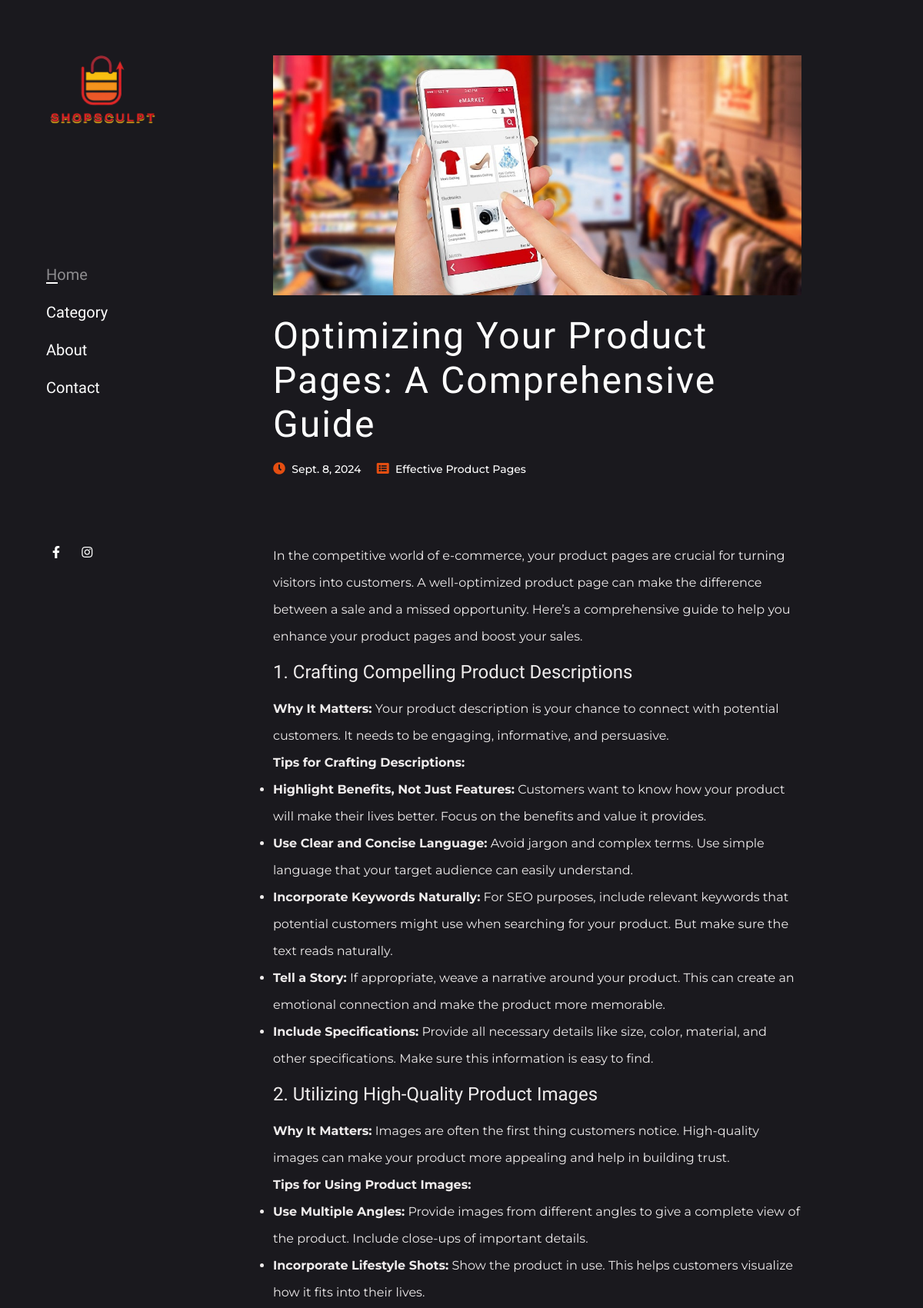
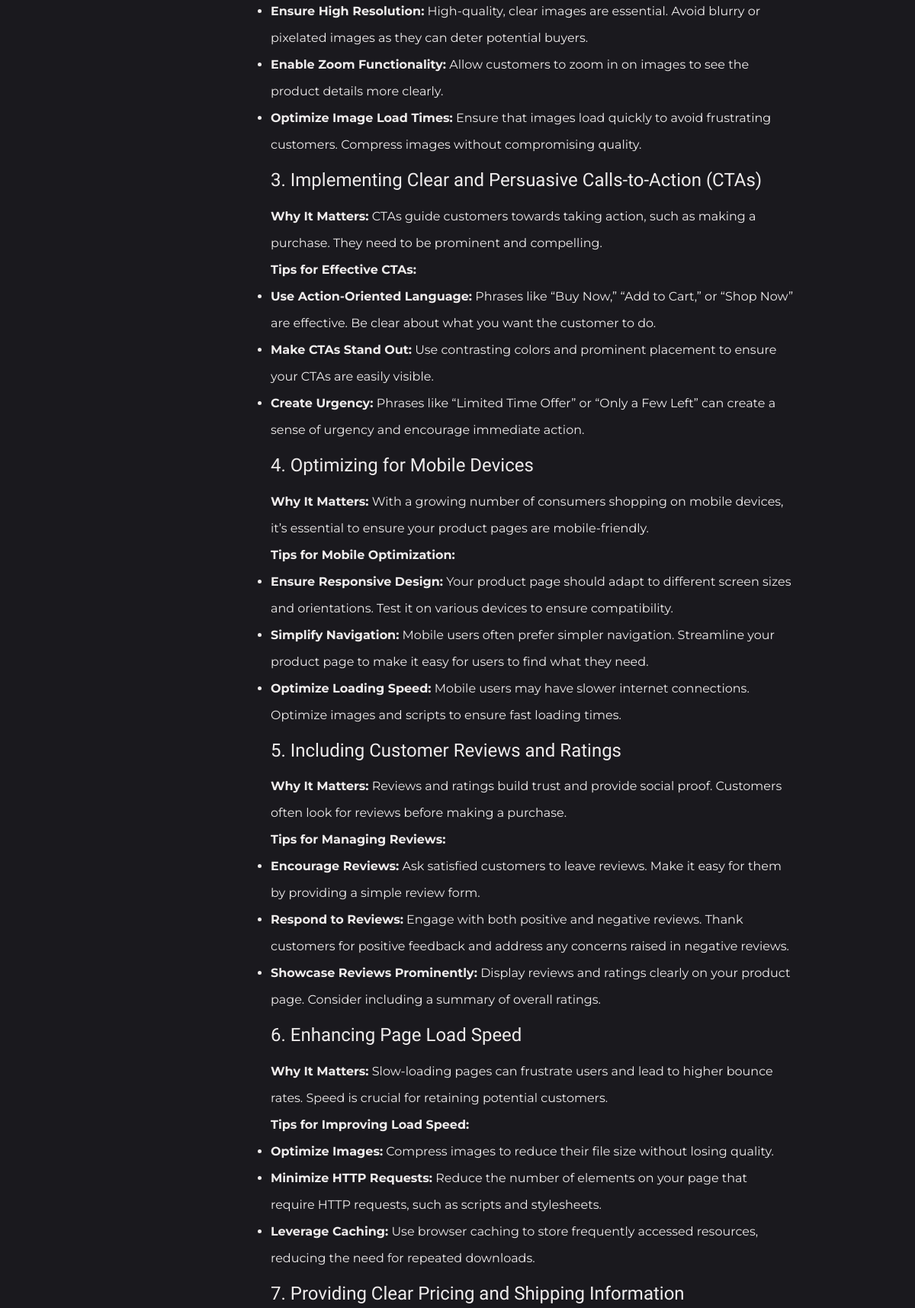
/post/optimizing-your-product-pages-a-comprehensive-guid (upper part), run on the app's committed database (2 pictures, top to bottom).
### admin_pannel/models.py (models this page shows, shortened)
class Settings(models.Model):
    site_name=models.CharField(max_length=80)
    site_title=models.CharField(max_length=80)
    logo=models.ImageField(upload_to='site_images/', default=True)
    fav_icon=models.ImageField(upload_to='site_images/')
    fb_link=models.CharField(max_length=240)
    insta_link=models.CharField(max_length=240)
    twiter_link=models.CharField(max_length=240)
    linkedin_link=models.CharField(max_length=240)
    pinterest_link=models.CharField(max_length=240)
    footer_text=models.CharField(max_length=240,default='',null=True)

class Post(models.Model):
    title= models.CharField(max_length=200,blank=True, null=True)
    desc=RichTextUploadingField(blank=True, null=True)
    image=models.ImageField(upload_to='blog_images/',null=True,blank=True)
    date=models.DateField(auto_now_add=True,blank=True, null=True)
    category=models.ForeignKey(Category, null=True,related_name='posts', on_delete=models.SET_NULL,default=True)
    author= CurrentUserField()
    featured=models.BooleanField()
    slug=AutoSlugField(populate_from='title',default=None,null=True,unique=True)

class Category(models.Model):
    cat_name=models.CharField(max_length=200)
    cat_image=models.ImageField(max_length=250,null=True,blank=True,default=True)
    slug=AutoSlugField(populate_from='cat_name',default=None,null=True,unique=True)
    def __str__(self):
        return self.cat_name

### frontend/views.py (the view)
# urls.py: path('post/<slug>', views.show_single_post,name="post"),
def show_single_post(request,slug):
    post=Post.objects.get(slug=slug)
    title=post.title + " - " + site_data.site_name
    return render(request,'frontend/single-post.html',{'post':post, 'title':title,'site_data':site_data})

### templates/frontend/single-post.html (shortened to what this page needs)
{% extends 'frontend/base.html' %}
{% block body_block %}
       <div class="container py-4 my-5">
                <div class="row justify-content-between">
                    <div class="col-lg-10" >
                        <img class="img-fluid" src="{{post.image.url}}" alt="{{post.title}}">
                        <h1 class="text-white add-letter-space mt-4">{{post.title}}</h1>
                        <ul class="post-meta mt-3 mb-4">
                            <li class="d-inline-block mr-3">
                                <span class="fas fa-clock text-primary"></span>
                                <a class="ml-1" href="#">{{post.date}}</a>
                            </li>
                            <li class="d-inline-block">
                                <span class="fas fa-list-alt text-primary"></span>
                                <a class="ml-1" href="#">{{post.category}}</a>
                            </li>
                        </ul>
                        <div class="single-desc">{{post.desc|safe}}</div>
                    </div>
                </div>
            </div>
{% endblock %}

### templates/frontend/base.html (shortened to what this page needs)
<!DOCTYPE html>
{% load static %}
<html>
<head>
    <link rel="stylesheet" href="{% static "frontend/plugins/bootstrap/bootstrap.min.css" %}">
    <link rel="stylesheet" href="{% static "frontend/plugins/fontawesome/css/all.css" %}">
    <link href="{% static "frontend/css/style.css" %}" rel="stylesheet">
</head>
<body>
    <section class="d-flex">
<aside><div class="sidenav position-sticky d-flex flex-column justify-content-between">
    <a class="navbar-brand" href="{% url 'home' %}" class="logo">
        <img src="{{ site_data.logo.url }}" alt="">
    </a>
    <div class="navbar navbar-dark my-4 p-0 font-primary">
        <ul class="navbar-nav w-100">
            <li class="nav-item active">
                <a class="nav-link text-white px-0 pt-0" href="{% url 'home' %}">Home</a>
            </li>
            <li class="nav-item ">
                <a class="nav-link text-white px-0" href="{% url 'categories' %}">Category</a>
            </li>
            <li class="nav-item ">
                <a class="nav-link text-white px-0" href="{% url 'about' %}">About</a>
            </li>
            <li class="nav-item ">
                <a class="nav-link text-white px-0" href="{% url 'contact' %}">Contact</a>
            </li>
        </ul>
    </div>
 <ul class="list-inline nml-2">
    {% if site_data.fb_link == "" %}
    {% else %}
        <li class="list-inline-item">
            <a target="_blank" href="{{site_data.fb_link}}" class="text-white text-red-onHover p-2">
                <span class="fab fa-facebook-f"></span>
            </a>
        </li>
        {% endif %}
    {% if site_data.insta_link == "" %}
    {% else %}
        <li class="list-inline-item">
            <a target="_blank" href="{{site_data.insta_link}}" class="text-white text-red-onHover p-2">
                <span class="fab fa-instagram"></span>
            </a>
        </li>
    {% endif %}
    </ul>
</div></aside>
    <div class="main-content">
{% block body_block %}
{% endblock %}
    </div>
    </section>
</body>
</html>

### static/frontend/css/style.css (style rules this page uses)
body { color: #efecec; background-color: #1A191E; font-family: "Montserrat", sans-serif; font-size: 16px; line-height: 1.65; overflow-y: hidden; }
body.loaded { overflow-y: scroll; }
.main-content { width: calc(100% - 340px); }
.font-primary { font-family: "Barlow Condensed", sans-serif; }
.add-letter-space { letter-spacing: 2px; }
.text-primary, .text-primary-onHover:hover { color: #e44e11 !important; }
h1, .h1, h2, .h2, h3, .h3, h4 { font-family: "Barlow Condensed", sans-serif; }
h1, .h1 { font-size: 48px; }
h2, .h2 { font-size: 36px; }
h3, .h3 { font-size: 24px; }
.h4, h5, .h5, h6, .h6, p { font-family: "Montserrat", sans-serif; }
h1, .h1, h2, .h2, h3, .h3, h4, .h4, h5, .h5, h6, .h6, p { margin: 0; }
a { text-decoration: none; display: inline-block; transition: all 0.3s; }
ul, li { padding: 0; margin: 0; }
.sidenav { top: 0; width: 340px; min-height: 100vh; padding: 60px; transition: 0.3s ease; }
.sidenav .navbar-brand img { max-width: 150px; }
.sidenav .nav-link { font-size: 20px; position: relative; display: inline-block; }
.sidenav .nav-link::after { position: absolute; content: ""; height: 2px; width: 0; background-color: #ffffff; left: 0; bottom: 13px; transition: 0.3s; }
.sidenav .nav-link[aria-expanded=true], .sidenav .active .nav-link { color: rgba(255, 255, 255, 0.5) !important; }
.sidenav .nav-link[aria-expanded=true]::after, .sidenav .active .nav-link::after { width: 15px; }
.post-meta li a { color: #ffffff; font-weight: 500; font-size: 14px; }
.single-desc p { line-height: 35px; }
.single-desc h1,h2,h3,h4 { margin: 15px 0; }

### data on the page
Settings: logo (picture)
Post: image (picture), title "Optimizing Your Product Pages: A Comprehensive Guide", date "Sept. 8, 2024", category "Effective Product Pages", desc "In the competitive world of e-commerce, your product pages are crucial for turning visitors into customers. A well-optimized product page can make the difference between a sale and a missed opportunity. Here’s a comprehensive guide to help you enhance your product pages and boost your sales. 1. Crafting Compelling Product Descriptions Why It Matters: Your product description is your chance to connect with potential customers. It needs to be engaging, informative, and persuasive. Tips for Crafting Descriptions: Highlight Benefits, Not Just Features: Customers want to know how your product will make their lives better. Focus on the benefits and value it provides. Use Clear and Concise…"
